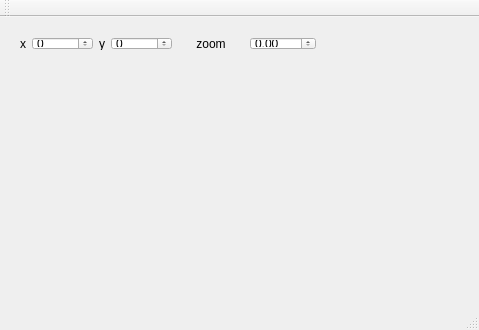
<?xml version="1.0" encoding="UTF-8"?>
<ui version="4.0">
 <class>MainWindow</class>
 <widget class="QMainWindow" name="MainWindow">
  <property name="geometry">
   <rect>
    <x>0</x>
    <y>0</y>
    <width>479</width>
    <height>330</height>
   </rect>
  </property>
  <property name="minimumSize">
   <size>
    <width>0</width>
    <height>4</height>
   </size>
  </property>
  <property name="windowTitle">
   <string>MainWindow</string>
  </property>
  <property name="layoutDirection">
   <enum>Qt::LeftToRight</enum>
  </property>
  <widget class="QWidget" name="centralWidget">
   <widget class="QWidget" name="">
    <property name="geometry">
     <rect>
      <x>9</x>
      <y>9</y>
      <width>318</width>
      <height>35</height>
     </rect>
    </property>
    <layout class="QHBoxLayout" name="horizontalLayout_5">
     <item>
      <layout class="QHBoxLayout" name="horizontalLayout_3">
       <item>
        <layout class="QHBoxLayout" name="horizontalLayout">
         <item>
          <widget class="QLabel" name="label_x">
           <property name="text">
            <string>x</string>
           </property>
           <property name="alignment">
            <set>Qt::AlignCenter</set>
           </property>
          </widget>
         </item>
         <item>
          <widget class="QSpinBox" name="spinBox_x">
           <property name="maximum">
            <number>10000</number>
           </property>
          </widget>
         </item>
        </layout>
       </item>
       <item>
        <layout class="QHBoxLayout" name="horizontalLayout_2">
         <item>
          <widget class="QLabel" name="label_y">
           <property name="text">
            <string>y</string>
           </property>
          </widget>
         </item>
         <item>
          <widget class="QSpinBox" name="spinBox_y">
           <property name="maximum">
            <number>10000</number>
           </property>
          </widget>
         </item>
        </layout>
       </item>
      </layout>
     </item>
     <item>
      <layout class="QHBoxLayout" name="horizontalLayout_4">
       <item>
        <widget class="QLabel" name="label_zoom">
         <property name="text">
          <string>zoom</string>
         </property>
         <property name="alignment">
          <set>Qt::AlignCenter</set>
         </property>
        </widget>
       </item>
       <item>
        <widget class="QDoubleSpinBox" name="SpinBox_zoom"/>
       </item>
      </layout>
     </item>
    </layout>
   </widget>
  </widget>
  <widget class="QMenuBar" name="menuBar">
   <property name="geometry">
    <rect>
     <x>0</x>
     <y>0</y>
     <width>479</width>
     <height>25</height>
    </rect>
   </property>
  </widget>
  <widget class="QToolBar" name="mainToolBar">
   <attribute name="toolBarArea">
    <enum>TopToolBarArea</enum>
   </attribute>
   <attribute name="toolBarBreak">
    <bool>false</bool>
   </attribute>
  </widget>
  <widget class="QStatusBar" name="statusBar"/>
 </widget>
 <layoutdefault spacing="6" margin="11"/>
 <resources/>
 <connections/>
</ui>
